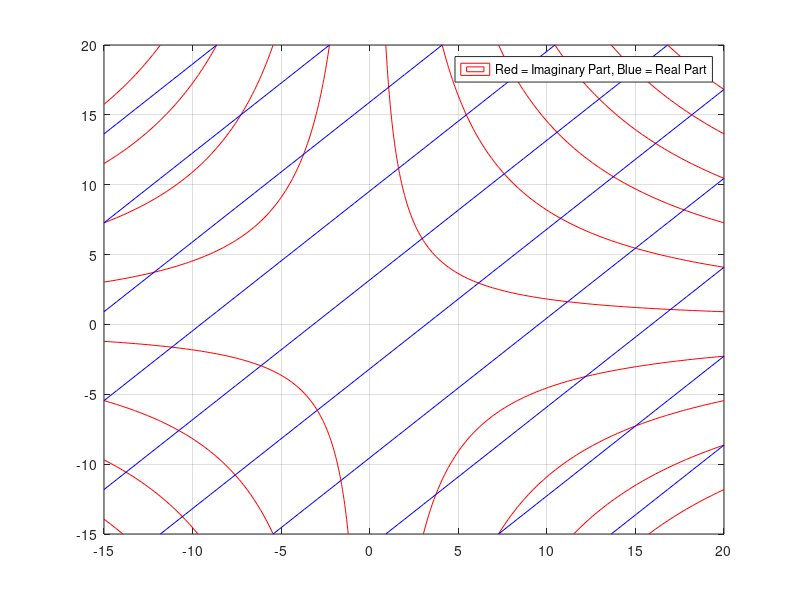

Reproduce this figure in MATLAB.
close all;
clear all;
%specifying limits of x and y
x = linspace(-15,20);
y = linspace(-15,20);

%matrix of x and y
[X,Y] = meshgrid(x,y);

%complex number z
z= X + (1i*Y);

%u= x^2-y^2, v=2xy
%f=x^2 + (iy)^2 + 2xyi
%f=z^2
%harmonic function f
f= z^2;

%equipotential lines: contour plot
contour(X,Y,imag(f),'r');
hold on
contour(X,Y,real(f),'b');
grid on
legend("Red = Imaginary Part, Blue = Real Part")
